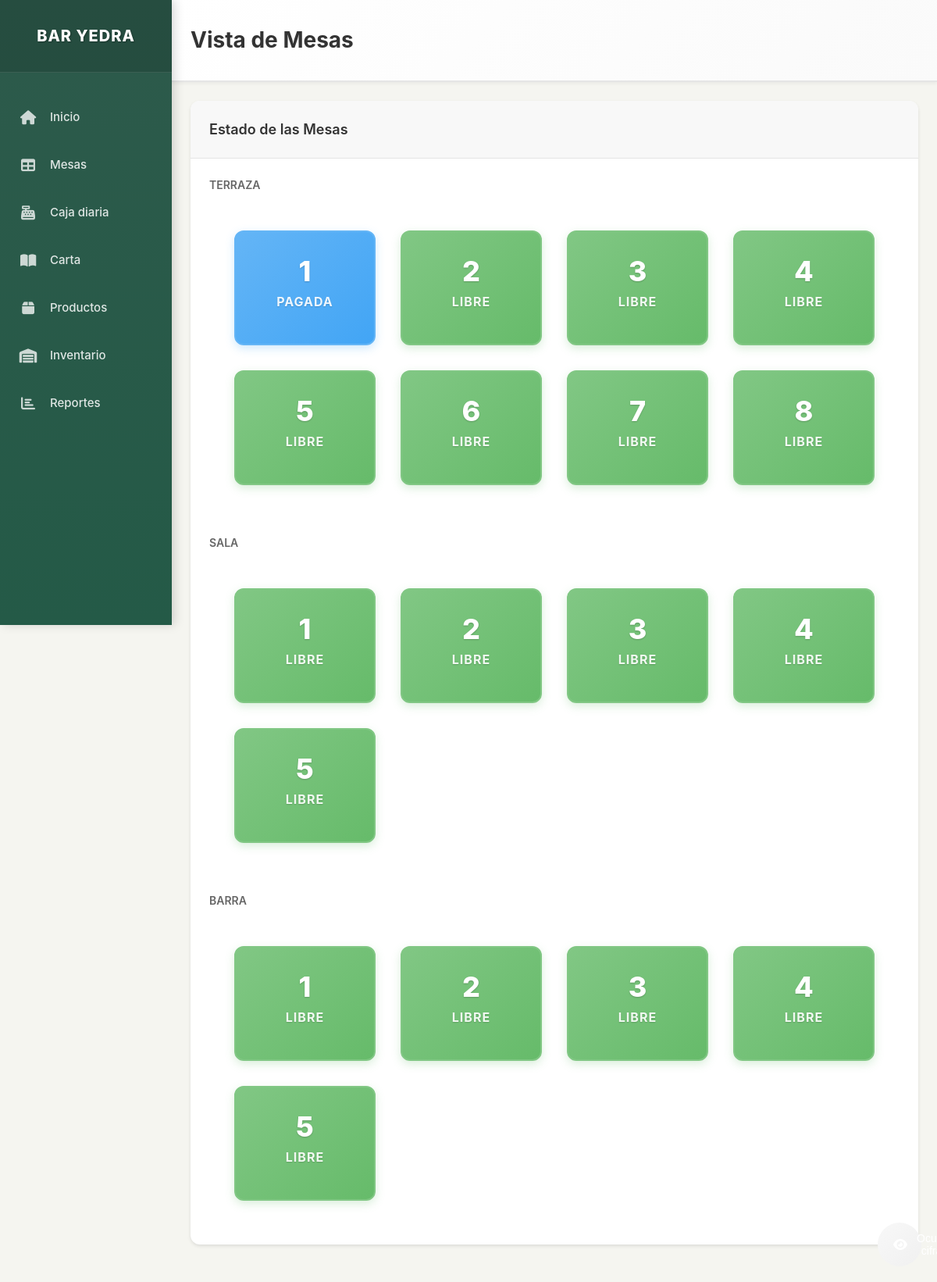
The page / on the database its author committed.
### models.py (models this page shows, shortened)
class Mesa(db.Model):
    id = db.Column(db.Integer, primary_key=True)
    numero = db.Column(db.Integer, nullable=False)
    zona = db.Column(db.String(50), nullable=False)  # Terraza, Sala, Barra
    estado = db.Column(db.String(20), default='libre')  # libre, ocupada, pagada
    pedidos = db.relationship('Pedido', backref='mesa', lazy=True)

### app.py (the view)
@app.route('/')
def index():
    mesas_terraza = Mesa.query.filter_by(zona='Terraza').all()
    mesas_sala = Mesa.query.filter_by(zona='Sala').all()
    mesas_barra = Mesa.query.filter_by(zona='Barra').all()
    return render_template('index.html',
                         mesas_terraza=mesas_terraza,
                         mesas_sala=mesas_sala,
                         mesas_barra=mesas_barra)

### templates/index.html (shortened to what this page needs)
{% extends "layout.html" %}
{% block page_title %}Vista de Mesas{% endblock %}
{% block content %}
<div class="card">
    <div class="card-header">
        <h3 class="card-title">Estado de las Mesas</h3>
    </div>
    <div class="card-body">
        <h4 style="margin-bottom: 16px; color: var(--color-text-light); font-size: 14px; font-weight: 600;">TERRAZA</h4>
        <div class="tables-grid" style="margin-bottom: 32px;">
            {% for mesa in mesas_terraza %}
            <div class="table-card table-{{ mesa.estado }}" onclick="goToTable({{ mesa.id }})">
                <div class="table-number">{{ mesa.numero }}</div>
                <div class="table-status">{{ mesa.estado|title }}</div>
            </div>
            {% endfor %}
        </div>
        <h4 style="margin-bottom: 16px; color: var(--color-text-light); font-size: 14px; font-weight: 600;">SALA</h4>
        <div class="tables-grid" style="margin-bottom: 32px;">
            {% for mesa in mesas_sala %}
            <div class="table-card table-{{ mesa.estado }}" onclick="goToTable({{ mesa.id }})">
                <div class="table-number">{{ mesa.numero }}</div>
                <div class="table-status">{{ mesa.estado|title }}</div>
            </div>
            {% endfor %}
        </div>
        <h4 style="margin-bottom: 16px; color: var(--color-text-light); font-size: 14px; font-weight: 600;">BARRA</h4>
        <div class="tables-grid">
            {% for mesa in mesas_barra %}
            <div class="table-card table-{{ mesa.estado }}" onclick="goToTable({{ mesa.id }})">
                <div class="table-number">{{ mesa.numero }}</div>
                <div class="table-status">{{ mesa.estado|title }}</div>
            </div>
            {% endfor %}
        </div>
    </div>
</div>
{% set mesas_libre = [] %}
{% set mesas_ocupada = [] %}
{% set mesas_pagada = [] %}
{% for mesa in mesas_terraza + mesas_sala + mesas_barra %}
    {% if mesa.estado == 'libre' %}
        {% set _ = mesas_libre.append(mesa) %}
    {% elif mesa.estado == 'ocupada' %}
        {% set _ = mesas_ocupada.append(mesa) %}
    {% elif mesa.estado == 'pagada' %}
        {% set _ = mesas_pagada.append(mesa) %}
    {% endif %}
{% endfor %}
{% endblock %}

### static/css/style.css (style rules this page uses)
* { margin: 0; padding: 0; box-sizing: border-box; }
:root { --color-sidebar: #2d5a4b; --color-sidebar-hover: #3d6a5b; --color-bg: #f5f5f0; --color-white: #ffffff; --color-gray-light: #f8f8f8; --color-gray-medium: #e5e5e5; --color-gray-dark: #6c757d; --color-text: #333333; --color-text-light: #666666; --color-text-sidebar: #ffffff; --color-libre: #81c784; --color-ocupada: #ffb74d; --color-pagada: #64b5f6; --color-danger: #e57373; --shadow-card: 0 2px 4px rgba(0, 0, 0, 0.1); --shadow-sidebar: 2px 0 4px rgba(0, 0, 0, 0.1); --border-radius: 8px; --border-radius-large: 12px; --sidebar-width: 220px; --spacing-xs: 8px; --spacing-sm: 12px; --spacing-md: 16px; --spacing-lg: 24px; --spacing-xl: 32px; }
body { font-family: -apple-system, BlinkMacSystemFont, 'Segoe UI', 'Roboto', 'Oxygen', 'Ubuntu', 'Cantarell', sans-serif; font-size: 14px; line-height: 1.4; color: var(--color-text); background-color: var(--color-bg); -webkit-font-smoothing: antialiased; -moz-osx-font-smoothing: grayscale; margin: 0; padding: 0; }
.card { background-color: var(--color-white); border-radius: var(--border-radius-large); box-shadow: var(--shadow-card); overflow: hidden; margin-bottom: var(--spacing-lg); }
.card-header { padding: var(--spacing-lg); border-bottom: 1px solid var(--color-gray-medium); background-color: var(--color-gray-light); }
.card-title { margin: 0; font-size: 18px; font-weight: 600; color: var(--color-text); }
.card-body { padding: var(--spacing-lg); }
.tables-grid { display: grid; grid-template-columns: repeat(auto-fill, minmax(160px, 1fr)); gap: var(--spacing-xl); padding: var(--spacing-xl); }
.table-card { background-color: var(--color-white); border-radius: var(--border-radius-large); padding: var(--spacing-xl); text-align: center; cursor: pointer; transition: all 0.3s cubic-bezier(0.4, 0, 0.2, 1); box-shadow: 0 2px 8px rgba(0, 0, 0, 0.08); min-height: 140px; min-width: 140px; display: flex; flex-direction: column; justify-content: center; border: 2px solid transparent; position: relative; overflow: hidden; }
.table-card::before { content: ''; position: absolute; top: 0; left: 0; right: 0; bottom: 0; background: inherit; opacity: 0; transition: opacity 0.3s ease; }
.table-number { font-size: 36px; font-weight: 800; margin-bottom: var(--spacing-sm); text-shadow: 0 2px 4px rgba(0, 0, 0, 0.1); line-height: 1; }
.table-status { font-size: 16px; font-weight: 700; text-transform: uppercase; letter-spacing: 1px; margin-bottom: var(--spacing-sm); opacity: 0.9; line-height: 1.2; }
.table-libre { background: linear-gradient(135deg, var(--color-libre) 0%, #66bb6a 100%); color: var(--color-white); border: 2px solid var(--color-libre); box-shadow: 0 4px 12px rgba(129, 199, 132, 0.3); }
.table-libre .table-number, .table-libre .table-status, .table-libre .table-zone { color: var(--color-white); text-shadow: 0 1px 2px rgba(0, 0, 0, 0.2); }
.table-pagada { background: linear-gradient(135deg, var(--color-pagada) 0%, #42a5f5 100%); color: var(--color-white); border: 2px solid var(--color-pagada); box-shadow: 0 4px 12px rgba(100, 181, 246, 0.3); }
.table-pagada .table-number, .table-pagada .table-status, .table-pagada .table-zone { color: var(--color-white); text-shadow: 0 1px 2px rgba(0, 0, 0, 0.2); }

### rows shown on the page
Mesa: numero "1", estado "PAGADA"
Mesa: numero "2", estado "LIBRE"
Mesa: numero "3", estado "LIBRE"
Mesa: numero "4", estado "LIBRE"
Mesa: numero "5", estado "LIBRE"
Mesa: numero "6", estado "LIBRE"
Mesa: numero "7", estado "LIBRE"
Mesa: numero "8", estado "LIBRE"
Mesa: numero "1", estado "LIBRE"
Mesa: numero "2", estado "LIBRE"
Mesa: numero "3", estado "LIBRE"
Mesa: numero "4", estado "LIBRE"
Mesa: numero "5", estado "LIBRE"
Mesa: numero "1", estado "LIBRE"
Mesa: numero "2", estado "LIBRE"
Mesa: numero "3", estado "LIBRE"
Mesa: numero "4", estado "LIBRE"
Mesa: numero "5", estado "LIBRE"
